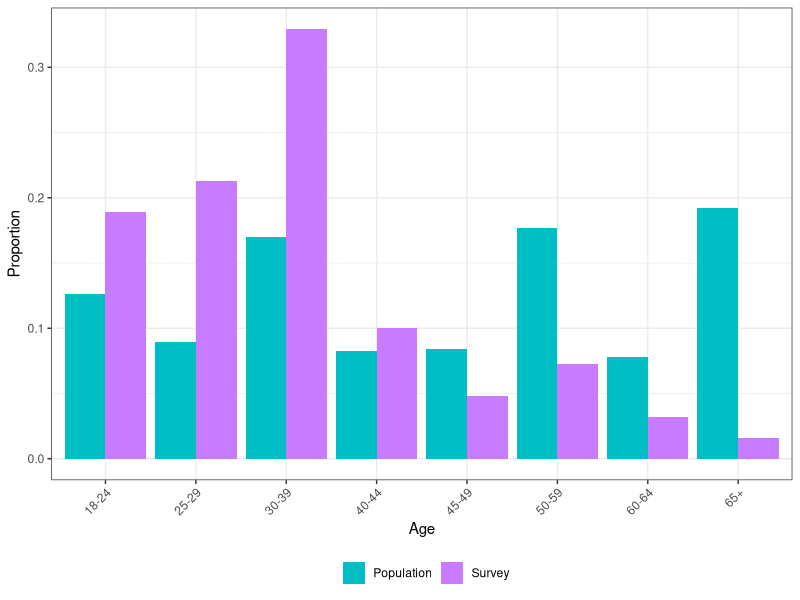
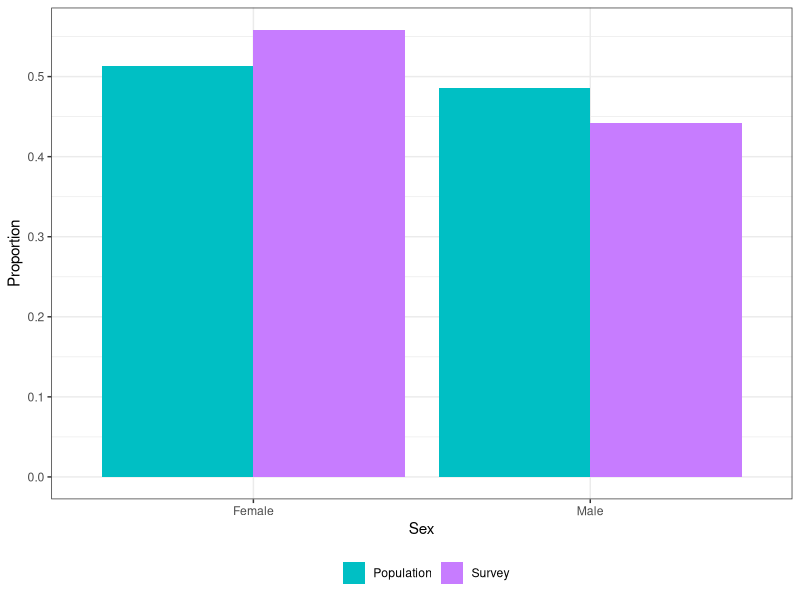
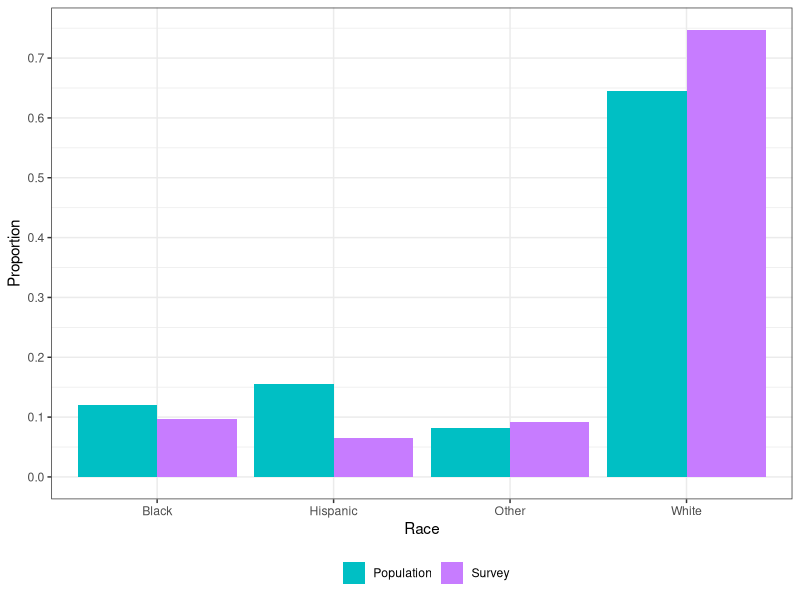
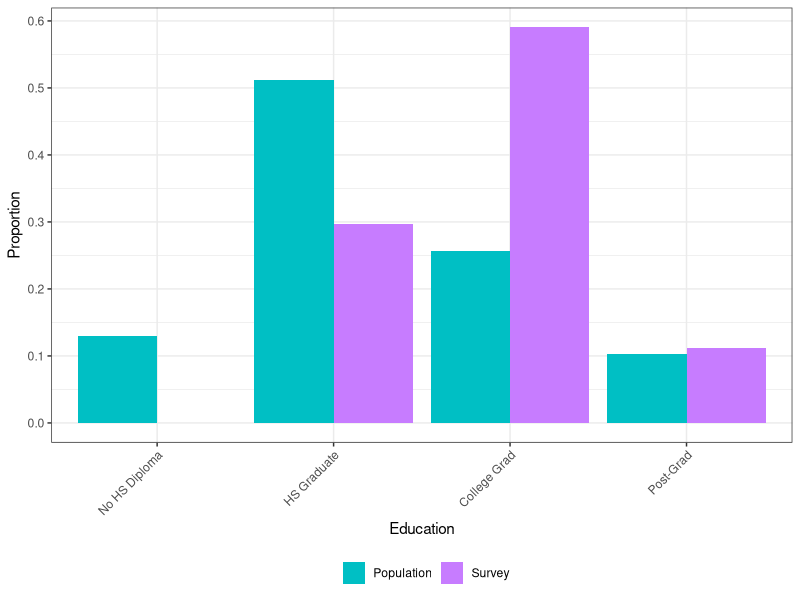
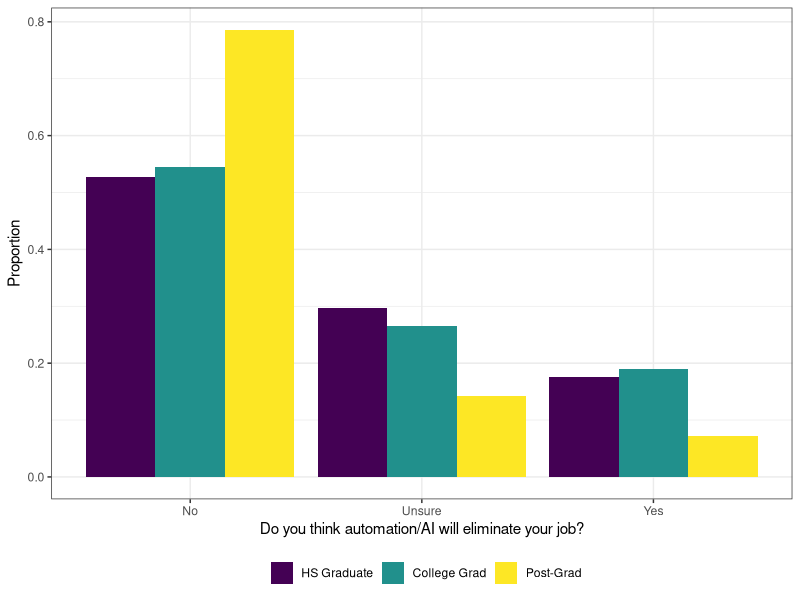
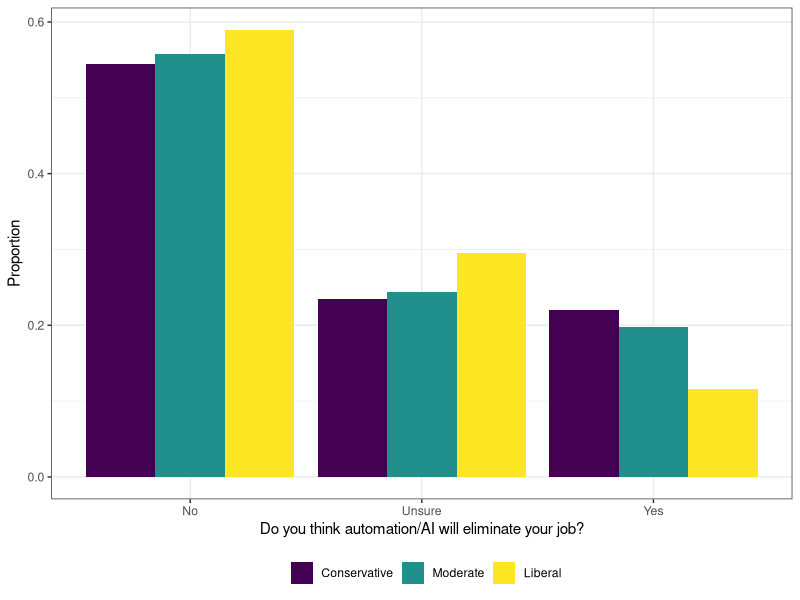
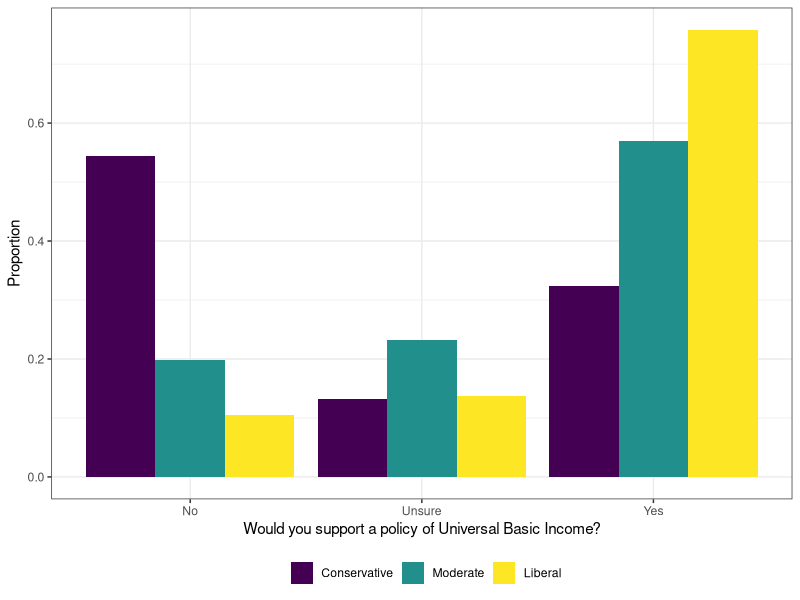
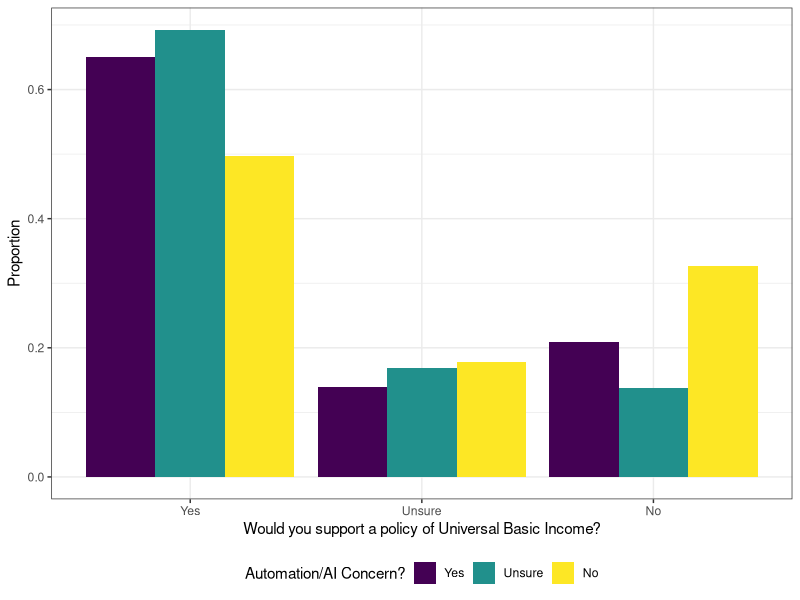

Source code (R) for these figures, in order:
library(plyr)
library(dplyr)
library(tidyr)
library(ggplot2)
library(nnet)

survey_results <- read.csv("survey_real_results.csv")
pmus_df <- read.csv("pop_dist.tsv", sep = "\t")

########################
# Demographic Analysis #
########################
# Data Munging
survey_results <- filter(survey_results, Answer.Gender != "")

## Relabel variables
survey_results$Answer.Age <- mapvalues(survey_results$Answer.Age, from = c("Over65"), to = c("65+"))
survey_results$Answer.Race <- mapvalues(survey_results$Answer.Race, from = c("Black","Hispanic","Other","White"), to = c("black","hispanic","other","white"))
survey_results$Answer.Gender <- mapvalues(survey_results$Answer.Gender, from = c("Female","Male"), to = c("female","male"))
survey_results$Answer.Education <- mapvalues(survey_results$Answer.Education, from = c("HS","College","Grad"), to = c("high school graduate","college degree","postgraduate degree"))

## Collapse data
survey_results_agg <- group_by(survey_results, Answer.Age, Answer.Gender, Answer.Education, Answer.Race) %>%
                                dplyr::summarize(count = n())

## Calculate proportions of survey and population
survey_results_agg$proportion_of_pop <- survey_results_agg$count/sum(survey_results_agg$count)
pmus_df$pop_prop <- pmus_df$N/sum(pmus_df$N)

## Join with PMUS
names(survey_results_agg) <- c("age","sex","education","race","survey_count","survey_prop")
joint_df <- merge(pmus_df, survey_results_agg, all = TRUE)
joint_df$survey_prop <- ifelse(is.na(joint_df$survey_prop), 0, joint_df$survey_prop)

# Compute and Plot Demographic Distributions
## Table
table(survey_results$Answer.Age)
table(survey_results$Answer.Race)
table(survey_results$Answer.Gender)
table(survey_results$Answer.Education)

## Plots
gg_color_hue <- function(n) {
  hues = seq(15, 375, length = n + 1)
  hcl(h = hues, l = 65, c = 100)[1:n]
}
theme_set(theme_bw())
colors_for_plot <- gg_color_hue(4)

# Age
age_df <- group_by(joint_df, age) %>% dplyr::summarize(pop_prop = sum(pop_prop), survey_prop = sum(survey_prop))
age_df <- gather(age_df, source, proportion, pop_prop:survey_prop, factor_key=TRUE)
ggplot(age_df, aes(x = age, y = proportion, fill = source, group = source)) +
  geom_bar(stat = "Identity", position="dodge") +
  labs(x = "Age", y = "Proportion", fill = "") +
  theme(legend.position = "bottom") +
  theme(axis.text.x = element_text(angle = 45, hjust = 1)) +
  scale_y_continuous(breaks = seq(0,.6, by = .1)) +
  scale_fill_manual(values = colors_for_plot[3:4],
                    breaks = c("pop_prop","survey_prop"), 
                    labels = c("Population", "Survey"))
ggsave("Age_Dist.pdf", width = 6, height = 5)

# Gender
gender_df <- group_by(joint_df, sex) %>% dplyr::summarize(pop_prop = sum(pop_prop), survey_prop = sum(survey_prop))
gender_df <- gather(gender_df, source, proportion, pop_prop:survey_prop, factor_key=TRUE)
ggplot(gender_df, aes(x = sex, y = proportion, fill = source, group = source)) +
  geom_bar(stat = "Identity", position="dodge") +
  labs(x = "Sex", y = "Proportion", fill = "") +
  theme(legend.position = "bottom") +
  scale_y_continuous(breaks = seq(0,.6, by = .1)) +
  scale_x_discrete(breaks = c("male","female"),
                  labels = c("Male","Female")) +
  scale_fill_manual(values = colors_for_plot[3:4],
                    breaks = c("pop_prop","survey_prop"), 
                    labels = c("Population", "Survey"))
ggsave("Gender_Dist.pdf", width = 6, height = 5)

# Race
race_df <- group_by(joint_df, race) %>% dplyr::summarize(pop_prop = sum(pop_prop), survey_prop = sum(survey_prop))
race_df <- gather(race_df, source, proportion, pop_prop:survey_prop, factor_key=TRUE)
ggplot(race_df, aes(x = race, y = proportion, fill = source, group = source)) +
  geom_bar(stat = "Identity", position="dodge") +
  labs(x = "Race", y = "Proportion", fill = "") +
  theme(legend.position = "bottom") +
  scale_y_continuous(breaks = seq(0,.8, by = .1)) +
  scale_x_discrete(breaks = c("black","hispanic","other","white"),
                   labels = c("Black","Hispanic","Other","White")) +
  scale_fill_manual(values = colors_for_plot[3:4],
                    breaks = c("pop_prop","survey_prop"), 
                    labels = c("Population", "Survey"))
ggsave("Race_Dist.pdf", width = 6, height = 5)

# Education
education_df <- group_by(joint_df, education) %>% dplyr::summarize(pop_prop = sum(pop_prop), survey_prop = sum(survey_prop))
education_df <- gather(education_df, source, proportion, pop_prop:survey_prop, factor_key=TRUE)
education_df$education <- factor(education_df$education, 
                                 levels = c("no high school diploma","high school graduate","college degree","postgraduate degree"), 
                                 labels = c("No HS Diploma","HS Graduate","College Grad","Post-Grad"), ordered=TRUE)
ggplot(education_df, aes(x = education, y = proportion, fill = source, group = source)) +
  geom_bar(stat = "Identity", position="dodge") +
  labs(x = "Education", y = "Proportion", fill = "") +
  theme(legend.position = "bottom") +
  theme(axis.text.x = element_text(angle = 45, hjust = 1)) +
  scale_y_continuous(breaks = seq(0,.6, by = .1)) +
  scale_fill_manual(values = colors_for_plot[3:4],
                    breaks = c("pop_prop","survey_prop"), 
                    labels = c("Population", "Survey"))
ggsave("Education_Dist.pdf", width = 6, height = 5)

###############################
# Unadjusted Answers Analysis #
###############################
# Number of responses in category
table(survey_results$Answer.Political)
table(survey_results$Answer.Automation)
table(survey_results$Answer.Universal)

# Automation answer by demo
prop.table(table(survey_results$Answer.Age, survey_results$Answer.Automation),1)
prop.table(table(survey_results$Answer.Race, survey_results$Answer.Automation),1)
prop.table(table(survey_results$Answer.Gender, survey_results$Answer.Automation),1)
prop.table(table(survey_results$Answer.Education, survey_results$Answer.Automation),1)
edu_auto_df <- data.frame(prop.table(table(survey_results$Answer.Education, survey_results$Answer.Automation),1))
prop.table(table(survey_results$Answer.Political, survey_results$Answer.Automation),1)
pol_auto_df <- data.frame(prop.table(table(survey_results$Answer.Political, survey_results$Answer.Automation),1))

## Education-Automation Plot
names(edu_auto_df) <- c("demographic","answer","proportion")
edu_auto_df$demographic <- factor(edu_auto_df$demographic, 
                                 levels = c("no high school diploma","high school graduate","college degree","postgraduate degree"), 
                                 labels = c("No HS Diploma","HS Graduate","College Grad","Post-Grad"), ordered=TRUE)
ggplot(edu_auto_df, aes(x = answer, y = proportion, fill = demographic)) +
  geom_bar(stat = "Identity", position = "dodge") +
  theme(legend.position = "bottom") +
  labs(x = "Do you think automation/AI will eliminate your job?", y = "Proportion", fill = "")
ggsave("Edu_Auto_Dist.pdf", width = 6, heigh = 5)

## Political-Automation Plot
names(pol_auto_df) <- c("demographic","answer","proportion")
pol_auto_df$demographic <- factor(pol_auto_df$demographic, 
                                  levels = c("Conservative","Moderate","Liberal"), ordered=TRUE)
ggplot(pol_auto_df, aes(x = answer, y = proportion, fill = demographic)) +
  geom_bar(stat = "Identity", position = "dodge") +
  theme(legend.position = "bottom") +
  labs(x = "Do you think automation/AI will eliminate your job?", y = "Proportion", fill = "")
ggsave("Pol_Auto_Dist.pdf", width = 6, heigh = 5)

# UBI by demo
prop.table(table(survey_results$Answer.Age, survey_results$Answer.Universal),1)
prop.table(table(survey_results$Answer.Race, survey_results$Answer.Universal),1)
prop.table(table(survey_results$Answer.Gender, survey_results$Answer.Universal),1)
prop.table(table(survey_results$Answer.Education, survey_results$Answer.Universal),1)
prop.table(table(survey_results$Answer.Political, survey_results$Answer.Universal),1)
pol_univ_df <- data.frame(prop.table(table(survey_results$Answer.Political, survey_results$Answer.Universal),1))

## Political-Universal Plot
names(pol_univ_df) <- c("demographic","answer","proportion")
pol_univ_df$demographic <- factor(pol_univ_df$demographic, 
                                  levels = c("Conservative","Moderate","Liberal"), ordered=TRUE)
ggplot(pol_univ_df, aes(x = answer, y = proportion, fill = demographic)) +
  geom_bar(stat = "Identity", position = "dodge") +
  theme(legend.position = "bottom") +
  labs(x = "Would you support a policy of Universal Basic Income?", y = "Proportion", fill = "")
ggsave("Pol_Univ_Dist.pdf", width = 6, heigh = 5)

# UBI vs. Auto
prop.table(table(survey_results$Answer.Automation, survey_results$Answer.Universal),1)
auto_univ_df <- data.frame(prop.table(table(survey_results$Answer.Automation, survey_results$Answer.Universal),1))

## Automation-Universal Plot
names(auto_univ_df) <- c("auto","ubi","proportion")
auto_univ_df$auto <- factor(auto_univ_df$auto, 
                            levels = c("Yes","Unsure","No"), ordered=TRUE)
auto_univ_df$ubi <- factor(auto_univ_df$ubi, 
                            levels = c("Yes","Unsure","No"), ordered=TRUE)
ggplot(auto_univ_df, aes(x = ubi, y = proportion, fill = auto)) +
  geom_bar(stat = "Identity", position = "dodge") +
  theme(legend.position = "bottom") +
  labs(x = "Would you support a policy of Universal Basic Income?", y = "Proportion", fill = "Automation/AI Concern?")
ggsave("Auto_Univ_Dist.pdf", width = 6, heigh = 5)

###########################
# Statistical Adjustments #
###########################
## Adjust survey data & renormalize
pmus_df <- filter(pmus_df, education != "no high school diploma")
pmus_df$pop_prop <- pmus_df$N/sum(pmus_df$N)

## Pairwise Combinations of Factors
ages <- unique(survey_results$Answer.Age)
genders <- unique(survey_results$Answer.Gender)
races <- unique(survey_results$Answer.Race)
educations <- unique(survey_results$Answer.Education)

combos_df <- expand.grid(ages, genders, races, educations)
names(combos_df) <- c("age","sex","race","education")
names(survey_results)[28:34] <- c("age","automation","education","sex","political","race","universal")

## Automation
automation_model <- multinom(automation ~ sex + age + race + education, data=survey_results)
automation_predictions <- predict(automation_model, newdata = combos_df, type="probs")
automation_df <- cbind(combos_df, automation_predictions)

### Weight by survey data
automation_weights_df <- merge(pmus_df, automation_df)
automation_weights_df$weight_no <- automation_weights_df$No * automation_weights_df$pop_prop
automation_weights_df$weight_unsure <- automation_weights_df$Unsure * automation_weights_df$pop_prop
automation_weights_df$weight_yes <- automation_weights_df$Yes * automation_weights_df$pop_prop

automation_adj <- c(sum(automation_weights_df$weight_yes), sum(automation_weights_df$weight_unsure), sum(automation_weights_df$weight_no))
names(automation_adj) <- c("Yes","Unsure","No")
automation_adj

## UBI
ubi_model <- multinom(universal ~ sex + age + race + education, data=survey_results)
ubi_predictions <- predict(ubi_model, newdata = combos_df, type="probs")
ubi_df <- cbind(combos_df, ubi_predictions)

### Weight by survey data
ubi_weights_df <- merge(pmus_df, ubi_df)
ubi_weights_df$weight_no <- ubi_weights_df$No * ubi_weights_df$pop_prop
ubi_weights_df$weight_unsure <- ubi_weights_df$Unsure * ubi_weights_df$pop_prop
ubi_weights_df$weight_yes <- ubi_weights_df$Yes * ubi_weights_df$pop_prop

ubi_adj <- c(sum(ubi_weights_df$weight_yes), sum(ubi_weights_df$weight_unsure), sum(ubi_weights_df$weight_no))
names(ubi_adj) <- c("Yes","Unsure","No")
ubi_adj
